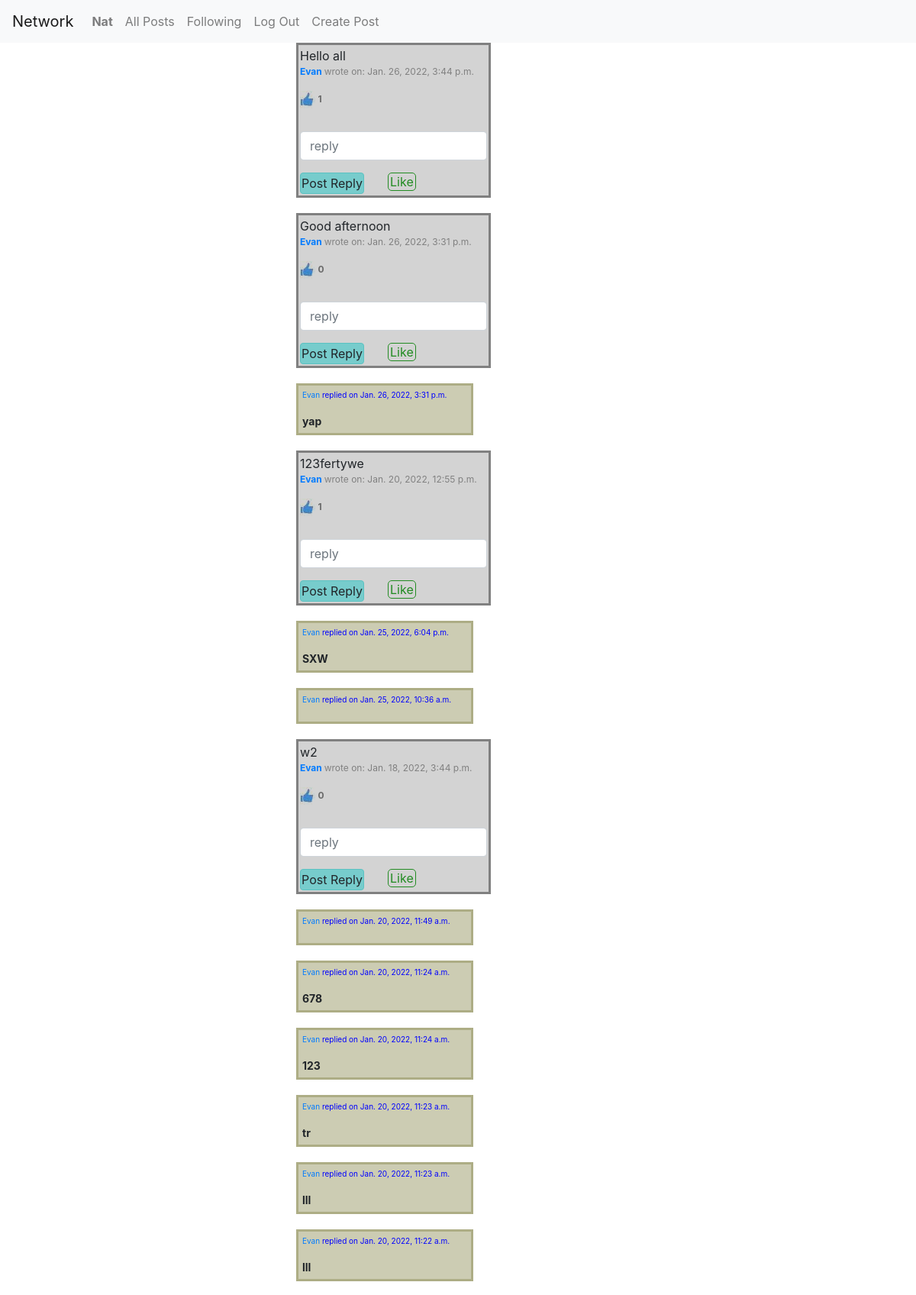
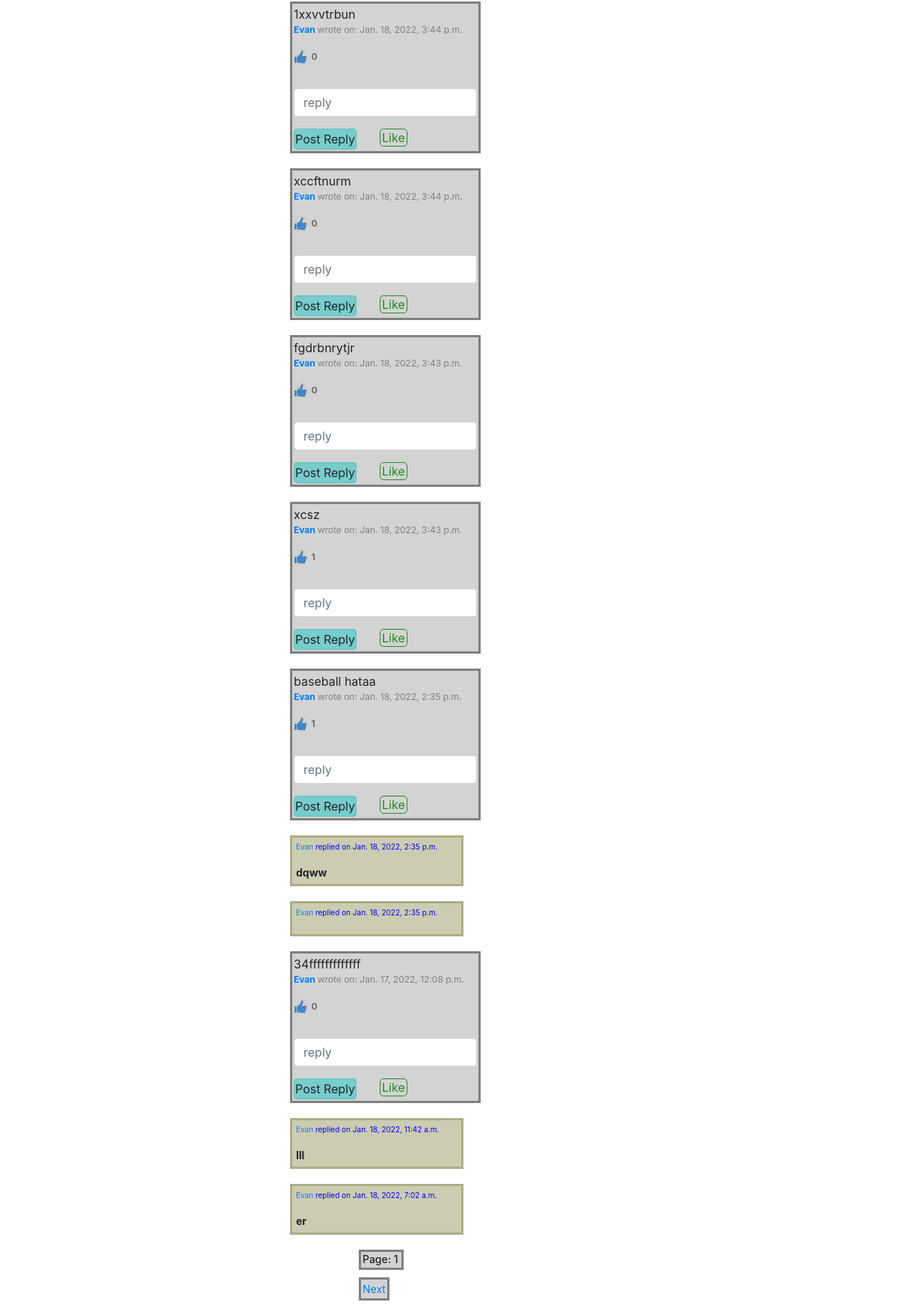
The page /following (signed in) on the database its author committed (2 pictures, top to bottom).
### network/models.py (models this page shows, shortened)
class User(AbstractUser):
    email=models.EmailField(max_length=254)
    date_joined = models.DateTimeField(default=timezone.now)
    following = models.ManyToManyField("User", blank="TRUE", related_name="followers")
    def __str__(self):
        return f"{self.username}"

class Mypost(models.Model):
    description=models.CharField(max_length=300)
    created_date=models.DateTimeField(default=now, editable=False)
    owner=models.ForeignKey(User, on_delete=models.CASCADE, null="TRUE", blank="TRUE")
    likes = models.ManyToManyField(User, blank="TRUE", related_name="likers")
    objects = MypostManager()

class Reply(models.Model):
    reply_txt=models.CharField(max_length=150, blank="True")
    mypost_reply=models.ForeignKey(Mypost, on_delete=models.CASCADE, null="TRUE", blank="TRUE")
    created_date=models.DateTimeField(default=now, editable=False)
    lists = models.ManyToManyField(Mypost, blank="TRUE", related_name="replies")  # post_reply
    owner = models.ForeignKey(User, on_delete=models.CASCADE, null="TRUE", blank="TRUE")
    objects = ReplyManager()
    class Meta:
        ordering = ['-created_date']
    def __str__(self):
        return f"{self.reply_txt}"

### network/views.py (the view)
# urls.py: path("following",views.following, name="following")
@login_required
def following(request):
    myfollowinglist = request.user.followers.all()
    all_posts = Mypost.objects.filter(owner__in=myfollowinglist).order_by('-created_date')
    page = paging(request, all_posts)
    if request.method == "POST" and "post_reply" in request.POST:
        reply_txt = request.POST["reply_txt"]
        mypost_reply = request.POST.get("post_id")
        reply(request, reply_txt, mypost_reply)
    return render(request, "network/following.html",
                  {"all_posts": all_posts,"count":page.count,"page":page})

### network/views.py (called while the page is built)
def paging(request,the_posts):
    post_paginator=Paginator(the_posts,10)
    page_num = request.GET.get("page")
    return post_paginator.get_page(page_num)

### network/templates/network/following.html (shortened to what this page needs)
{% extends "network/layout.html" %}
{% load static %}
{% block body %}
{% for post in  page.object_list %}
<ul>
<div class="post">{{post.description}}
    <p style= "color:grey; font-size:12px;"> <strong><a href="{% url 'profile' post.owner_id %}" > {{post.owner}} </strong></a> wrote on: {{post.created_date}} </p>
        {% if post.likes.all.count != 0 %}
    <p id="likes" style= "color:grey; font-size:12px;mix-blend-mode: multiply;"><img src="{% static  'network/images/like1.jpg' %}" alt="like image">
        <span><strong id="likescounter_{{post.id}}">{{ post.likes.all.count }}</strong></span>
        {% else %}
    <p id="likes" style= "color:grey; font-size:12px;mix-blend-mode: multiply;"><img src="{% static  'network/images/like1.jpg' %}" alt="like image">
        <span><strong id="likescounter_{{post.id}}">0</strong></span>
        {% endif %}
{% if user.is_authenticated %}
        <form action="{% url 'following' %}" method="post">
        <div class="form-group">
            <input class="form-control" autofocus style="margin-top:30px" type="text" name="reply_txt" placeholder="reply">
        </div>
    <input class="btn btn-primary" type="submit" name="post_reply" value="Post Reply">
                <div class="likes">
                        {% if request.user in post.likes.all %}
                        <span id="unlikebtn" class="likeunlike" data-id="{{post.id}}" onclick="return false" title="UNLIKE" >Unlike</span>
                        {% else %}
                        <span id="likebtn" class="likeunlike" data-id="{{post.id}}" onclick="return false"  title="LIKE">Like</span>
                        {% endif %}
                </div>
{% endif %}
</div>
</ul>
{% for rep in post.replies.all %}
 <ul>
        <div class="replies" ><p style= "color:blue; font-size:10px;"><a href="{% url "profile" rep.owner_id %}">{{rep.owner}}</a>
            replied on {{rep.created_date}}</p> <strong>{{rep}} </strong> </div>
</ul>
{% endfor %}
    </div>
{% endfor %}
<h2 class="page"> Page: {{ page.number }}</h2>
        <div class="page-links">
            {% if page.has_next %}
            <a href="{% url 'following' %}?page={{page.next_page_number }}">Next</a>
            {% endif %}
        </div>
{% endblock %}

### network/templates/network/layout.html (shortened to what this page needs)
{% load static %}
<!DOCTYPE html>
<html lang="en">
    <head>
        <link rel="stylesheet" href="https://stackpath.bootstrapcdn.com/bootstrap/4.4.1/css/bootstrap.min.css">
        <link href="{% static 'network/styles.css' %}" rel="stylesheet">
    </head>
    <body>
        <nav class="navbar navbar-expand-lg navbar-light bg-light sticky-top">
            <a class="navbar-brand" href="{% url 'index' %}">Network</a>
            <div>
              <ul class="navbar-nav mr-auto">
                {% if user.is_authenticated %}
                    <li class="nav-item">
                        <a class="nav-link" href="{% url 'profile' user.id %}" ><strong>{{ user.username }}</strong></a>
                    </li>
                {% endif %}
                <li class="nav-item">
                  <a class="nav-link" href="{% url 'index' %}">All Posts</a>
                </li>
                {% if user.is_authenticated %}
                    <li class="nav-item">
                        <a class="nav-link" href="/following">Following</a>
                    </li>
                    <li class="nav-item">
                        <a class="nav-link" href="{% url 'logout' %}">Log Out</a>
                    </li>
                  <li class="nav-item">
                        <a class="nav-link" href="{% url 'create_post' %}">Create Post</a>
                    </li>
                {% endif %}
              </ul>
            </div>
          </nav>
        <div class="body">
            {% block body %}
            {% endblock %}
    </body>
</html>

### network/static/network/styles.css (style rules this page uses)
.post { border: 3px solid grey; background-color: lightgrey; font-size: 16px; min-height: 100px; width: 22%; padding: 2px; margin-bottom:20px; position: relative; left: 30%; }
.replies { border: 3px solid #adad85; background-color: #ccccb3; font-size: 14px; min-height: 10px; width: 20%; padding: 5px; margin-bottom:20px; position: relative; overflow: visible; left: 30%; }
.btn-primary, .btn-primary:hover, .btn-primary:active, .btn-primary:visited, .btn-primary:focus { color: #212529; background-color: #7cc; border-color: #5bc2c2; min-height: 5px; min-width: 2%; padding: 1px; position: relative; }
.page { border: 3px solid grey; background-color: lightgrey; font-size: 14px; min-height: 20px; max-width: 60px; padding: 2px; margin-bottom:10px; position: relative; left: 40%; }
.page-links { border: 3px solid grey; background-color: lightgrey; font-size: 14px; min-height: 20px; min-width: 30px; padding: 2px; margin-bottom:10px; position: relative; display: inline-block; left: 40%; }
.likeunlike { border: 1px solid #228B22; color: #228B22; padding: 1px 2px; text-align: right; text-decoration: none; display: inline; font-size: 16px; margin: 1px 2px; cursor: pointer; left: 40%; border-radius: 5px; }
.likes { display: inline; width: 10%; height: 10%; margin: 5%; padding: 5%; }
#likebtn { border: 1px solid #228B22; color: #228B22; }

### rows shown on the page
User: username "Nat"
Mypost: description "Hello all", owner "Evan", created_date "Jan. 26, 2022, 3:44 p.m.", likes.all.count "1"
Mypost: description "Good afternoon", owner "Evan", created_date "Jan. 26, 2022, 3:31 p.m."
Reply: owner "Evan", created_date "Jan. 26, 2022, 3:31 p.m.", reply_txt "yap"
Mypost: description "123fertywe", owner "Evan", created_date "Jan. 20, 2022, 12:55 p.m.", likes.all.count "1"
Reply: owner "Evan", created_date "Jan. 25, 2022, 6:04 p.m.", reply_txt "SXW"
Reply: owner "Evan", created_date "Jan. 25, 2022, 10:36 a.m."
Mypost: description "w2", owner "Evan", created_date "Jan. 18, 2022, 3:44 p.m."
Reply: owner "Evan", created_date "Jan. 20, 2022, 11:49 a.m."
Reply: owner "Evan", created_date "Jan. 20, 2022, 11:24 a.m.", reply_txt "678"
Reply: owner "Evan", created_date "Jan. 20, 2022, 11:24 a.m.", reply_txt "123"
Reply: owner "Evan", created_date "Jan. 20, 2022, 11:23 a.m.", reply_txt "tr"
Reply: owner "Evan", created_date "Jan. 20, 2022, 11:23 a.m.", reply_txt "lll"
Reply: owner "Evan", created_date "Jan. 20, 2022, 11:22 a.m.", reply_txt "lll"
Mypost: description "1xxvvtrbun", owner "Evan", created_date "Jan. 18, 2022, 3:44 p.m."
Mypost: description "xccftnurm", owner "Evan", created_date "Jan. 18, 2022, 3:44 p.m."
Mypost: description "fgdrbnrytjr", owner "Evan", created_date "Jan. 18, 2022, 3:43 p.m."
Mypost: description "xcsz", owner "Evan", created_date "Jan. 18, 2022, 3:43 p.m.", likes.all.count "1"
Mypost: description "baseball hataa", owner "Evan", created_date "Jan. 18, 2022, 2:35 p.m.", likes.all.count "1"
Reply: owner "Evan", created_date "Jan. 18, 2022, 2:35 p.m.", reply_txt "dqww"
Reply: owner "Evan", created_date "Jan. 18, 2022, 2:35 p.m."
Mypost: description "34fffffffffffff", owner "Evan", created_date "Jan. 17, 2022, 12:08 p.m."
Reply: owner "Evan", created_date "Jan. 18, 2022, 11:42 a.m.", reply_txt "lll"
Reply: owner "Evan", created_date "Jan. 18, 2022, 7:02 a.m.", reply_txt "er"

### other values the page prints
{{ page.number }} "1"
